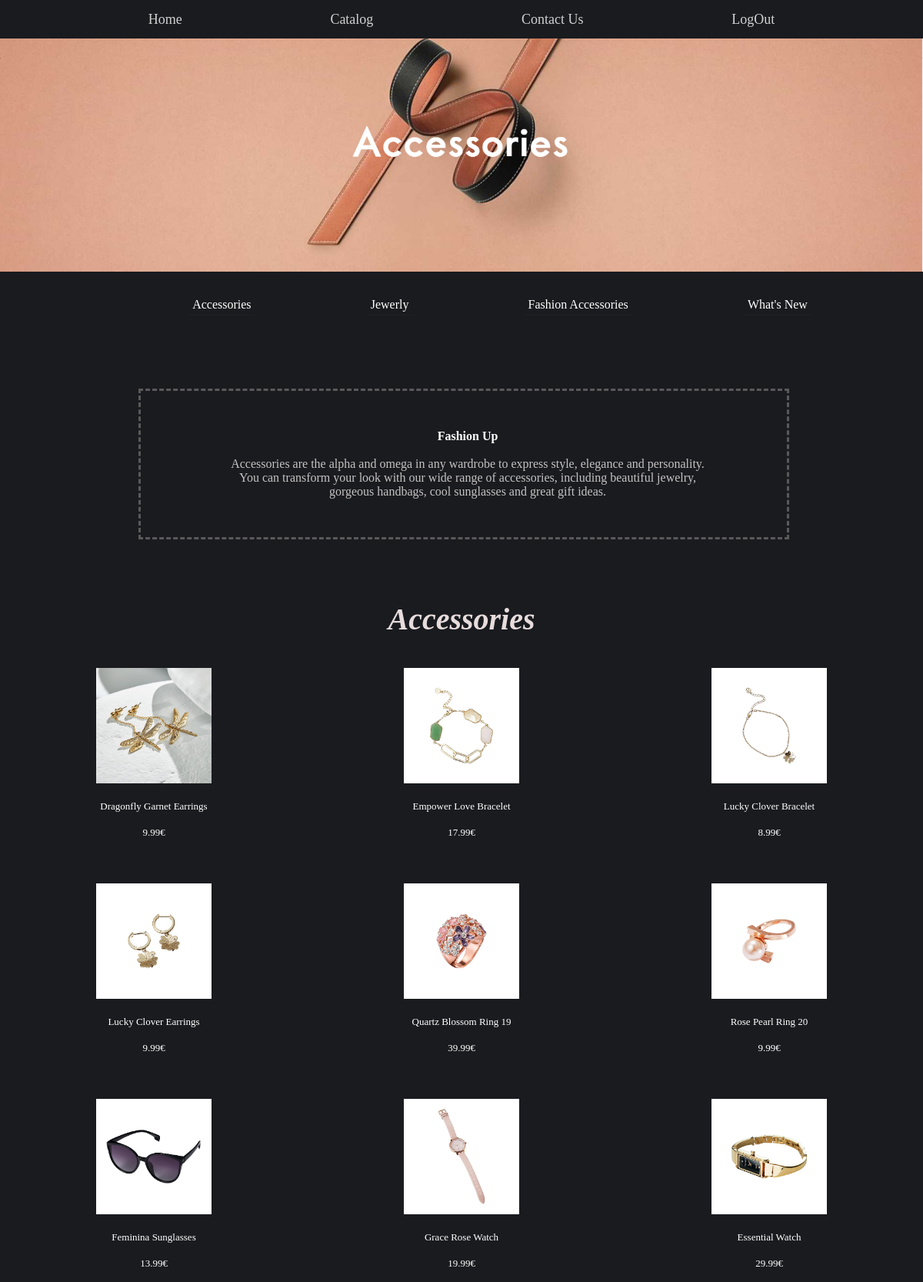
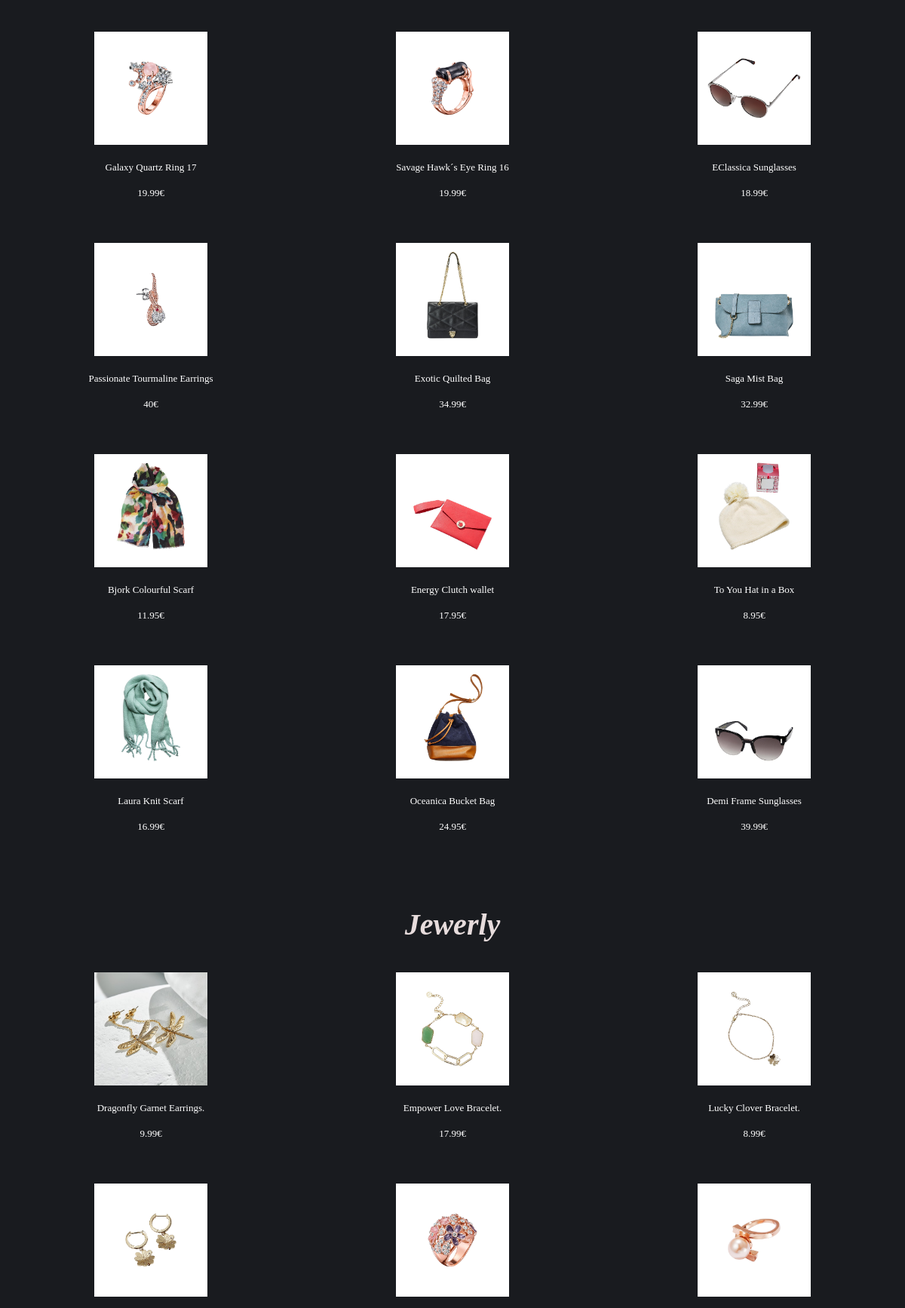
Page /views/accessories.php (upper part) on the committed database (2 pictures, top to bottom).
### tables this page shows
CREATE TABLE `homepagedesc` (
  `Id` int(11) NOT NULL,
  `type` varchar(255) NOT NULL,
  `description` text NOT NULL
);

CREATE TABLE `products` (
  `id` int(11) NOT NULL,
  `name` varchar(255) NOT NULL,
  `category` varchar(255) NOT NULL,
  `lowerCategory` varchar(255) NOT NULL,
  `img_path` varchar(255) NOT NULL,
  `price` double NOT NULL
);

### components/databaseConfiguration.php (called while the page is built, shortened)
<?php
class DatabasePDOConfiguration {
    private $connection;
    private $host = "localhost";
    private $username = "root";
    private $dbName = "web";
    private $password = "";
    private function createConnection(){
        $this->connection = new PDO("mysql:host=$this->host;dbname=$this->dbName", $this->username, $this->password);
        $this->connection->setAttribute(PDO::ATTR_ERRMODE, PDO::ERRMODE_EXCEPTION);
    }
    protected function getConnection(){
        return $this->connection;
    }
}

### components/productMapper.php (called while the page is built, shortened)
<?php
require_once 'databaseConfiguration.php';
class ProductMapper extends DatabasePDOConfiguration{
    private $conn;
    public function __construct()
    {
        $this->conn = $this->getConnection();
    }
    public function getProductsByLowerCategory($lowerCategory){
        $this->query = "select * from products where lowerCategory=:lowerCategory";
        $statement = $this->conn->prepare($this->query);
        $statement->bindParam(":lowerCategory", $lowerCategory);
        $statement->execute();
        return $result = $statement->fetchAll(PDO::FETCH_ASSOC);
    }
}

### views/accessories.php (the view, shortened to what this page needs)
<?php
    require_once '../components/productMapper.php';
    require_once '../components/articleMapper.php';
    $mapper = new ArticleMapper();
    $mapper2 = new ProductMapper();
?>
<!DOCTYPE html>
<head>
    <link rel="stylesheet"  href="../style/accessories.css">
<body>
    <?php
        include("../reusableCode/header.php");
    ?>
    <main class="Accessories">
        <img src="../images/Accessories.PNG">
            <div class="Accessories">
                <ul id="ul1">
                <li id="li1"><a href="#Accessories">Accessories</a></li>
                <li id="li1"><a href="#Jewerly">Jewerly</a></li>
                <li id="li1"><a href="#FashionAccessories">Fashion Accessories</a></li>
                <li id="li1"><a href="#WhatsNew">What's New</a></li>
            </div>
            <div id="description">
                <p id="pp"><b>Fashion Up</b></br></br>
                <?php
                    $object = $mapper->getDescriptionByType('Fashion-up');
                ?>
                </p>
            </div>
            <h4>Accessories</h4>
                <div id="Accessories" >
                        <?php
                        $products = $mapper2->getProductsByLowerCategory('Accessories');
                        foreach($products as $product){
                        ?>
                        <ul class="list">
                        <li><img src="<?php echo $product['img_path'];?>"></li><br>
                        <li><?php echo $product['name'];?></li><br>
                        <li><?php echo $product['price'];?>€</li><br>
                         </ul>
                        <?php
                            }
                        ?>
                </div>
            <h4>Jewerly</h4>
            <div id="Jewerly">
                <?php
                    $products = $mapper2->getProductsByLowerCategory('Jewerly');
                    foreach($products as $product){
                ?>
                <ul class="list">
                    <li><img src="<?php echo $product['img_path'];?>"></li><br>
                    <li><?php echo $product['name'];?></li><br>
                    <li><?php echo $product['price'];?>€</li><br>
                </ul>
                <?php
                    }
                ?>
            </div>
    </main>
</body>
</html>

### components/articleMapper.php (shortened to what this page needs)
<?php
require_once 'databaseConfiguration.php';
class ArticleMapper extends DatabasePDOConfiguration{
    private $conn;
    public function __construct(){
        $this->conn = $this->getConnection();
    }
    public function getDescriptionByType($type){
        $this->query = "select * from homepagedesc where type=:type";
        $statement = $this->conn->prepare($this->query);
        $statement->bindParam(":type", $type);
        $statement->execute();
        while($result = $statement->fetch(PDO::FETCH_ASSOC)){
            echo $result['description'].'<br>';
        }
    }
}

### style/accessories.css (style rules this page uses)
* { margin:0; padding:0; background-color: #191b1f; font-family: century gothic; color:white; }
img { width:100% ; }
#ul1 { list-style-type: none; margin-top: 30px; padding-left: 100px; display: flex; flex-direction: row; justify-content: space-evenly; padding-bottom: 100px; }
#li1 a { padding: 5px 5px; text-decoration: none; border-bottom: 1px solid #1e2125; }
#pp { text-align: center; width: 630px; padding-left: 110px; padding-top: 50px; padding-bottom: 50px; color:rgb(197, 195, 195); }
h4 { color:rgb(231, 220, 220); font-size: 40px; text-align: center; font-style: italic; padding-top: 80px; }
#Accessories, #Jewerly, #FashionAccessories { display: flex; flex-direction: row; flex-wrap:wrap; justify-content: space-between; }
.list li { color: white; font-size: small; text-align: center; list-style-type: none; cursor: pointer; transition: 0.3s; width:200px; margin-right: 100px; margin-left: 100px; }
.list li img { width: 150px; height:150px; margin-top:40px; cursor: pointer; transition: 0.3s; }
#description { border-style: dashed; border-style: 1px; border-color: rgb(90, 89, 89); width: 70%; margin-left: 15%; }

### rows in the picture
homepagedesc: description "Accessories are the alpha and omega in any wardrobe to express style, elegance and personality. You can transform your look with our wide range of accessories, including beautiful jewelry, gorgeous handbags, cool sunglasses and great gift ideas."
products: img_path (picture), name "Dragonfly Garnet Earrings", price "9.99"
products: img_path (picture), name "Empower Love Bracelet", price "17.99"
products: img_path (picture), name "Lucky Clover Bracelet", price "8.99"
products: img_path (picture), name "Lucky Clover Earrings", price "9.99"
products: img_path (picture), name "Quartz Blossom Ring 19", price "39.99"
products: img_path (picture), name "Rose Pearl Ring 20", price "9.99"
products: img_path (picture), name "Feminina Sunglasses", price "13.99"
products: img_path (picture), name "Grace Rose Watch", price "19.99"
products: img_path (picture), name "Essential Watch", price "29.99"
products: img_path (picture), name "Galaxy Quartz Ring 17", price "19.99"
products: img_path (picture), name "Savage Hawk´s Eye Ring 16", price "19.99"
products: img_path (picture), name "EClassica Sunglasses", price "18.99"
products: img_path (picture), name "Passionate Tourmaline Earrings", price "40"
products: img_path (picture), name "Exotic Quilted Bag", price "34.99"
products: img_path (picture), name "Saga Mist Bag", price "32.99"
products: img_path (picture), name "Bjork Colourful Scarf", price "11.95"
products: img_path (picture), name "Energy Clutch wallet", price "17.95"
products: img_path (picture), name "To You Hat in a Box", price "8.95"
products: img_path (picture), name "Laura Knit Scarf", price "16.99"
products: img_path (picture), name "Oceanica Bucket Bag", price "24.95"
products: img_path (picture), name "Demi Frame Sunglasses", price "39.99"
products: img_path (picture), name "Dragonfly Garnet Earrings.", price "9.99"
products: img_path (picture), name "Empower Love Bracelet.", price "17.99"
products: img_path (picture), name "Lucky Clover Bracelet.", price "8.99"
products: img_path (picture)
products: img_path (picture)
products: img_path (picture)
